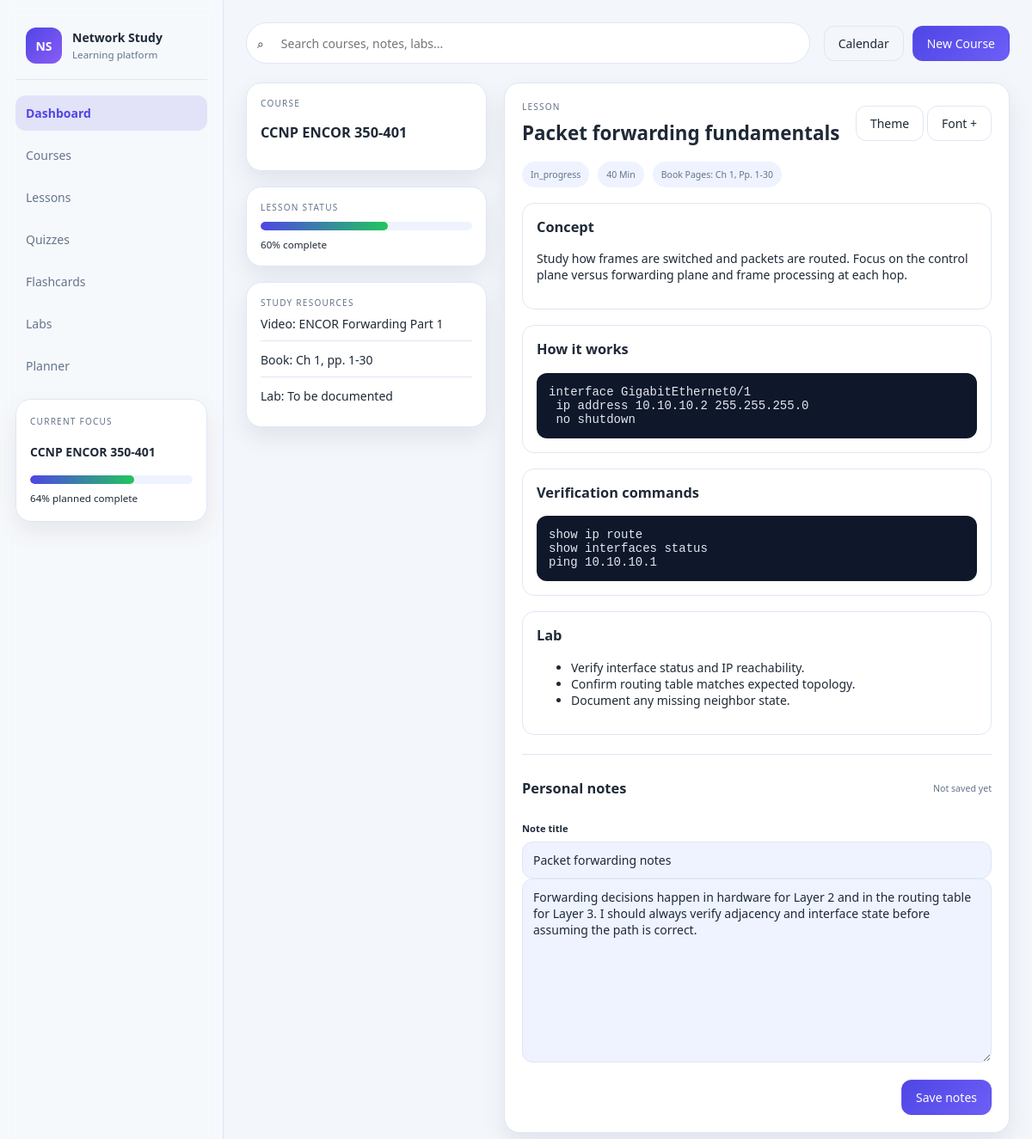
The app's page /lessons/1 with its own data.
### tables this page shows
CREATE TABLE courses (
    id INT AUTO_INCREMENT PRIMARY KEY,
    user_id INT DEFAULT NULL,
    name VARCHAR(255) NOT NULL,
    description TEXT,
    category VARCHAR(100) NOT NULL DEFAULT 'General',
    target_goal VARCHAR(255) DEFAULT '',
    target_start_date DATE DEFAULT NULL,
    target_end_date DATE DEFAULT NULL,
    priority ENUM('low','medium','high') NOT NULL DEFAULT 'medium',
    estimated_hours DECIMAL(6,2) DEFAULT 0.00,
    daily_target_hours DECIMAL(4,2) DEFAULT 1.00,
    exam_date DATE DEFAULT NULL,
    color VARCHAR(20) DEFAULT '#4f46e5',
    icon VARCHAR(50) DEFAULT 'book-open',
    status ENUM('active','paused','completed','draft') NOT NULL DEFAULT 'active',
    is_active TINYINT(1) NOT NULL DEFAULT 1,
    created_at DATETIME NOT NULL DEFAULT CURRENT_TIMESTAMP,
    updated_at DATETIME NOT NULL DEFAULT CURRENT_TIMESTAMP ON UPDATE CURRENT_TIMESTAMP,
    CONSTRAINT fk_courses_user FOREIGN KEY (user_id) REFERENCES users(id) ON DELETE SET NULL
);

CREATE TABLE lesson_progress (
    id INT AUTO_INCREMENT PRIMARY KEY,
    lesson_id INT NOT NULL,
    progress_percent INT NOT NULL DEFAULT 0,
    status ENUM('pending','in_progress','completed') NOT NULL DEFAULT 'pending',
    reviewed_at DATETIME DEFAULT NULL,
    created_at DATETIME NOT NULL DEFAULT CURRENT_TIMESTAMP,
    updated_at DATETIME NOT NULL DEFAULT CURRENT_TIMESTAMP ON UPDATE CURRENT_TIMESTAMP,
    CONSTRAINT fk_lesson_progress_lesson FOREIGN KEY (lesson_id) REFERENCES lessons(id) ON DELETE CASCADE
);

CREATE TABLE lessons (
    id INT AUTO_INCREMENT PRIMARY KEY,
    topic_id INT NOT NULL,
    title VARCHAR(255) NOT NULL,
    objectives TEXT,
    content LONGTEXT,
    status ENUM('pending','in_progress','completed') NOT NULL DEFAULT 'pending',
    estimated_minutes INT NOT NULL DEFAULT 30,
    video_title VARCHAR(255) DEFAULT '',
    video_url VARCHAR(500) DEFAULT '',
    book_pages VARCHAR(255) DEFAULT '',
    sort_order INT NOT NULL DEFAULT 0,
    created_at DATETIME NOT NULL DEFAULT CURRENT_TIMESTAMP,
    updated_at DATETIME NOT NULL DEFAULT CURRENT_TIMESTAMP ON UPDATE CURRENT_TIMESTAMP,
    CONSTRAINT fk_lessons_topic FOREIGN KEY (topic_id) REFERENCES topics(id) ON DELETE CASCADE
);

CREATE TABLE lesson_notes (
    id INT AUTO_INCREMENT PRIMARY KEY,
    lesson_id INT NOT NULL,
    note_title VARCHAR(255) DEFAULT 'Lesson notes',
    note_body LONGTEXT,
    created_at DATETIME NOT NULL DEFAULT CURRENT_TIMESTAMP,
    updated_at DATETIME NOT NULL DEFAULT CURRENT_TIMESTAMP ON UPDATE CURRENT_TIMESTAMP,
    CONSTRAINT fk_lesson_notes_lesson FOREIGN KEY (lesson_id) REFERENCES lessons(id) ON DELETE CASCADE
);

### app/controllers/BaseController.php (called while the page is built, shortened)
<?php
class BaseController
{
    protected function render(string $template, array $data = []): void
    {
        View::render($template, $data);
    }
}

### app/controllers/LessonController.php (called while the page is built, shortened)
<?php
class LessonController extends BaseController
{
    public function show(int $id): void
    {
        $lesson = Database::fetchOne('SELECT * FROM lessons WHERE id = :id', ['id' => $id]);
        $note = Database::fetchOne('SELECT * FROM lesson_notes WHERE lesson_id = :lesson_id ORDER BY updated_at DESC LIMIT 1', ['lesson_id' => $id]);
        $progress = Database::fetchOne('SELECT * FROM lesson_progress WHERE lesson_id = :lesson_id', ['lesson_id' => $id]) ?? [
            'progress_percent' => 0,
            'status' => 'pending',
        ];
        $course = Database::fetchOne(
            'SELECT c.* FROM courses c JOIN modules m ON m.course_id = c.id JOIN topics t ON t.module_id = m.id WHERE t.id = :topic_id LIMIT 1',
            ['topic_id' => $lesson['topic_id']]
        );
        $this->render('lessons/detail', [
            'lesson' => $lesson,
            'note' => $note,
            'progress' => $progress,
            'course' => $course,
        ]);
    }
}

### config/config.php (called while the page is built)
<?php
return [
    'app_name' => 'Network Study Platform',
    'app_url' => 'http://localhost/network-study',
    'db' => [
        'host' => '127.0.0.1',
        'port' => 3306,
        'name' => 'network_study',
        'user' => 'root',
        'pass' => '',
        'charset' => 'utf8mb4',
    ],
    'uploads' => __DIR__ . '/../storage/uploads',
    'max_upload_size' => 10485760,
];

### app/helpers.php (called while the page is built, shortened)
<?php
function e(string $value): string
{
    return htmlspecialchars($value ?? '', ENT_QUOTES, 'UTF-8');
}
function base_url(string $path = ''): string
{
    $base = rtrim(config('app_url', 'http://localhost/network-study'), '/');
    return $base . '/' . ltrim($path, '/');
}
function config(string $key, $default = null)
{
    static $cfg = null;
    if ($cfg === null) {
        $cfg = require APP_ROOT . '/config/config.php';
    }
    $segments = explode('.', $key);
    $value = $cfg;
    foreach ($segments as $segment) {
        $value = $value[$segment];
    }
    return $value;
}

### app/core/Database.php (called while the page is built, shortened)
<?php
class Database
{
    private static ?PDO $instance = null;
    public static function getInstance(): PDO
    {
        if (self::$instance === null) {
            $config = config('db');
            $dsn = sprintf(
                'mysql:host=%s;port=%d;dbname=%s;charset=%s',
                $config['host'],
                $config['port'],
                $config['name'],
                $config['charset']
            );
            self::$instance = new PDO(
                $dsn,
                $config['user'],
                $config['pass'],
                [
                    PDO::ATTR_ERRMODE => PDO::ERRMODE_EXCEPTION,
                    PDO::ATTR_DEFAULT_FETCH_MODE => PDO::FETCH_ASSOC,
                    PDO::ATTR_EMULATE_PREPARES => false,
                ]
            );
        }
        return self::$instance;
    }
    public static function query(string $sql, array $params = []): PDOStatement
    {
        $stmt = self::getInstance()->prepare($sql);
        $stmt->execute($params);
        return $stmt;
    }
    public static function fetchOne(string $sql, array $params = []): ?array
    {
        $result = self::query($sql, $params);
        $row = $result->fetch();
        return $row ?: null;
    }
}

### templates/lessons/detail.php (the view)
<?php
$lesson = $lesson ?? [];
$note = $note ?? null;
$progress = $progress ?? ['progress_percent' => 0, 'status' => 'pending'];
$course = $course ?? null;
?>
<div class="lesson-layout">
    <aside class="lesson-sidebar">
        <div class="panel small-panel">
            <p class="eyebrow">Course</p>
            <h3><?= e($course['name'] ?? 'Course') ?></h3>
        </div>
        <div class="panel small-panel">
            <p class="eyebrow">Lesson status</p>
            <div class="mini-progress"><span style="width: <?= (int) ($progress['progress_percent'] ?? 0) ?>%"></span></div>
            <small><?= (int) ($progress['progress_percent'] ?? 0) ?>% complete</small>
        </div>
        <div class="panel small-panel">
            <p class="eyebrow">Study resources</p>
            <ul class="resource-list">
                <li>Video: <?= e($lesson['video_title'] ?? 'Not linked yet') ?></li>
                <li>Book: <?= e($lesson['book_pages'] ?? 'Not set') ?></li>
                <li>Lab: To be documented</li>
            </ul>
        </div>
    </aside>
    <article class="lesson-main panel">
        <div class="page-header compact">
            <div>
                <p class="eyebrow">Lesson</p>
                <h1><?= e($lesson['title'] ?? 'Untitled lesson') ?></h1>
            </div>
            <div class="lesson-actions">
                <button class="ghost-button" type="button" data-theme-toggle>Theme</button>
                <button class="ghost-button" type="button" data-font-size>Font +</button>
            </div>
        </div>
        <div class="lesson-meta">
            <span><?= e($lesson['status'] ?? 'pending') ?></span>
            <span><?= (int) ($lesson['estimated_minutes'] ?? 0) ?> min</span>
            <span>Book pages: <?= e($lesson['book_pages'] ?? 'N/A') ?></span>
        </div>
        <div class="lesson-body">
            <section>
                <h3>Concept</h3>
                <p><?= nl2br(e($lesson['content'] ?? 'Write your lesson concept here...')) ?></p>
            </section>
            <section>
                <h3>How it works</h3>
                <pre><code>interface GigabitEthernet0/1
 ip address 10.10.10.2 255.255.255.0
 no shutdown</code></pre>
            </section>
            <section>
                <h3>Verification commands</h3>
                <pre><code>show ip route
show interfaces status
ping 10.10.10.1</code></pre>
            </section>
            <section>
                <h3>Lab</h3>
                <ul>
                    <li>Verify interface status and IP reachability.</li>
                    <li>Confirm routing table matches expected topology.</li>
                    <li>Document any missing neighbor state.</li>
                </ul>
            </section>
        </div>
        <form class="notes-form" method="post" action="<?= base_url('lessons/' . (int) ($lesson['id'] ?? 0) . '/save-note') ?>">
            <div class="form-header-row">
                <h3>Personal notes</h3>
                <span id="save-status" class="save-status">Not saved yet</span>
            </div>
            <label>
                <span>Note title</span>
                <input type="text" name="note_title" value="<?= e($note['note_title'] ?? 'Lesson notes') ?>">
            </label>
            <textarea name="note_body" rows="10" placeholder="Write your explanations, examples, commands, and pitfalls."><?= e($note['note_body'] ?? '') ?></textarea>
            <div class="form-actions">
                <button class="primary-button" type="submit">Save notes</button>
            </div>
        </form>
    </article>
</div>

### assets/css/style.css (style rules this page uses)
:root { --bg: #f3f6fb; --panel: #ffffff; --panel-alt: #eef3ff; --border: #dfe7f4; --text: #1f2937; --muted: #64748b; --primary: #4f46e5; --primary-soft: rgba(79, 70, 229, 0.12); --success: #16a34a; --warning: #d97706; --danger: #dc2626; --shadow: 0 12px 28px rgba(15, 23, 42, 0.08); --radius: 18px; --font-scale: 1; }
* { box-sizing: border-box; }
html { font-size: calc(14px * var(--font-scale)); }
body { margin: 0; font-family: "Segoe UI", Tahoma, Geneva, Verdana, sans-serif; background: var(--bg); color: var(--text); }
button, input, textarea, select { font: inherit; }
.sidebar-card, .panel, .course-card, .stat-card, .table-card, .form-card, .module-card, .course-hero { background: var(--panel); border: 1px solid var(--border); border-radius: var(--radius); box-shadow: var(--shadow); }
.eyebrow { text-transform: uppercase; letter-spacing: 0.12em; font-size: 0.72rem; color: var(--muted); margin: 0 0 8px; }
.mini-progress { height: 10px; background: var(--panel-alt); border-radius: 999px; overflow: hidden; margin: 10px 0 6px; }
.mini-progress span { display: block; height: 100%; background: linear-gradient(90deg, var(--primary), #22c55e); border-radius: inherit; }
.primary-button, .ghost-button { border-radius: 12px; border: 1px solid transparent; padding: 10px 16px; display: inline-flex; align-items: center; justify-content: center; cursor: pointer; transition: 0.2s ease; }
.primary-button { background: linear-gradient(135deg, var(--primary), #6d5ef7); color: white; }
.ghost-button { background: transparent; border-color: var(--border); color: var(--text); }
.page-header { display: flex; align-items: center; justify-content: space-between; gap: 12px; margin-bottom: 18px; }
.page-header h1 { margin: 0; font-size: 2rem; }
.page-header.compact h1 { font-size: 1.6rem; }
.panel { padding: 18px; }
.task-list, .plain-list, .resource-list, .lesson-list { list-style: none; padding: 0; margin: 0; display: flex; flex-direction: column; gap: 12px; }
.task-list li, .plain-list li, .resource-list li, .lesson-list li { display: flex; align-items: center; justify-content: space-between; gap: 10px; padding-bottom: 10px; border-bottom: 1px solid var(--border); }
.task-list li:last-child, .plain-list li:last-child, .resource-list li:last-child, .lesson-list li:last-child { border-bottom: 0; }
label { display: flex; flex-direction: column; gap: 8px; color: var(--muted); }
label span { font-size: 0.8rem; font-weight: 600; color: var(--text); }
input, textarea, select { border: 1px solid var(--border); background: var(--panel-alt); color: var(--text); border-radius: 12px; padding: 11px 12px; width: 100%; outline: none; }
textarea { min-height: 100px; resize: vertical; }
.form-actions { display: flex; justify-content: flex-end; gap: 12px; margin-top: 16px; }
.lesson-layout { display: grid; grid-template-columns: 280px minmax(0, 1fr); gap: 20px; }
.lesson-sidebar { display: flex; flex-direction: column; gap: 18px; }
.small-panel { padding: 16px; }
.lesson-main { padding: 20px; }
.lesson-meta { display: flex; flex-wrap: wrap; gap: 10px; margin: 14px 0 18px; }
.lesson-meta span { padding: 8px 10px; border-radius: 999px; background: var(--panel-alt); color: var(--muted); font-size: 0.75rem; text-transform: capitalize; }
.lesson-body { display: grid; gap: 18px; }
.lesson-body section { border: 1px solid var(--border); border-radius: 14px; padding: 16px; background: rgba(255,255,255,0.15); }
.lesson-body h3 { margin-top: 0; }
pre { margin: 0; background: #0f172a; color: #e2e8f0; border-radius: 12px; padding: 14px; overflow-x: auto; }
.notes-form { margin-top: 22px; padding-top: 12px; border-top: 1px solid var(--border); }
.form-header-row { display: flex; align-items: center; justify-content: space-between; gap: 8px; margin-bottom: 12px; }
.save-status { color: var(--muted); font-size: 0.76rem; }

### records on screen
courses: name "CCNP ENCOR 350-401"
lesson_progress: progress_percent "60"
lessons: video_title "ENCOR Forwarding Part 1", book_pages "Ch 1, pp. 1-30", title "Packet forwarding fundamentals", status "In_progress", estimated_minutes "40", book_pages "Ch 1, Pp. 1-30", content "Study how frames are switched and packets are routed. Focus on the control plane versus forwarding plane and frame processing at each hop."
lesson_notes: note_title "Packet forwarding notes", note_body "Forwarding decisions happen in hardware for Layer 2 and in the routing table for Layer 3. I should always verify adjacency and interface state before assuming the path is correct."
